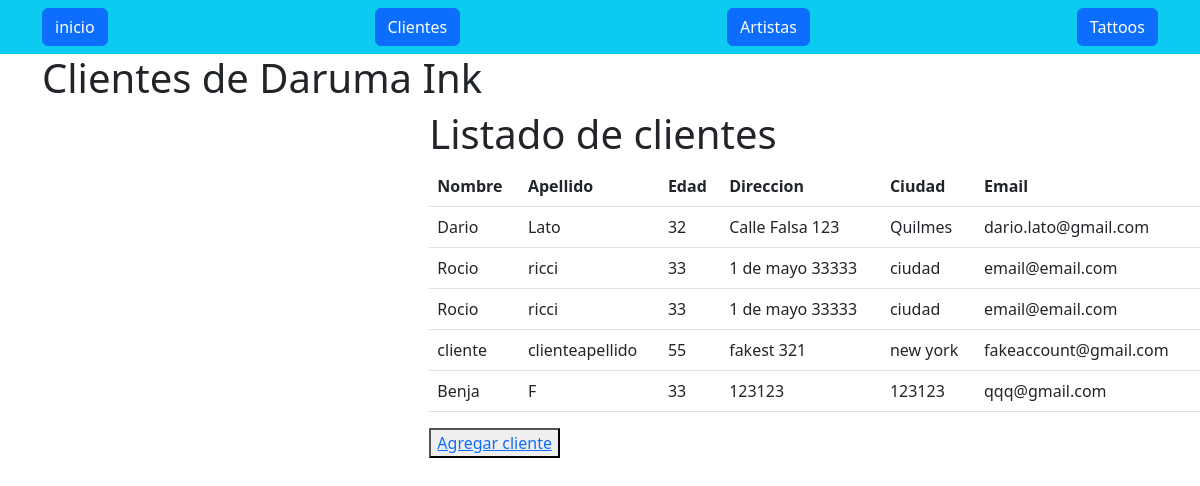
Page /TattooApp/clientes on the committed database.
### TattooApp/models.py (models this page shows, shortened)
class Cliente(models.Model):
    nombre = models.CharField(max_length=40)
    apellido = models.CharField(max_length=40)
    edad = models.IntegerField()
    direccion = models.CharField(max_length=40)
    ciudad = models.CharField(max_length=40)
    email = models.EmailField()

### TattooApp/views.py (the view)
# urls.py: path('clientes', clientes),
def clientes(request):
    cliente = Cliente.objects.all()
    return render(request, "TattooApp/clientes.html", {"clientes": cliente})

### TattooApp/templates/TattooApp/clientes.html
{% extends "./base.html" %}
{% block title %}
Clientes de Daruma Ink
{% endblock %}
{% block body %}
<div class="row">
    <div class="col-sm-12 col-md-6 col-lg-4 col-xl-4">
    </div>
    <div class="col-sm-12 col-md-6 col-lg-8 col-xl-8">
        <h1>Listado de clientes</h1>
        <div class="table-responsive">
        <table class="table table-stripped">
            <thead>
            <tr>
                <th>Nombre</th>
                <th>Apellido</th>
                <th>Edad</th>
                <th>Direccion</th>
                <th>Ciudad</th>
                <th>Email</th>
            </tr>
            </thead>
            <tbody>
            {% for cliente in clientes %}
            <tr>
                <td>{{cliente.nombre}}</td>
                <td>{{cliente.apellido}}</td>
                <td>{{cliente.edad}}</td>
                <td>{{cliente.direccion}}</td>
                <td>{{cliente.ciudad}}</td>
                <td>{{cliente.email}}</td>
            </tr>
            {% endfor %}
            </tbody>
        </table>
        </div>
    <button>
        <a href="form_clientes">Agregar cliente</a>
    </button>
    </div>
{% endblock %}

### TattooApp/templates/TattooApp/base.html (shortened to what this page needs)
<!DOCTYPE html>
<html lang="en">
<head>
    <link href="https://cdn.jsdelivr.net/npm/bootstrap@5.2.1/dist/css/bootstrap.min.css" rel="stylesheet">
</head>
<body>
  <nav class="navbar navbar-light bg-info static-top">
    <div class="container">
        <a class="btn btn-primary" href="/TattooApp/inicio">inicio</a>
        <a class="btn btn-primary" href="/TattooApp/clientes">Clientes</a>
        <a class="btn btn-primary" href="/TattooApp/artistas">Artistas</a>
        <a class="btn btn-primary" href="/TattooApp/historia">Tattoos</a>
    </div>
</nav>
    <div class="container">
                <h1>{% block title %}{% endblock %}</h1>
    </div>
    <ul>
        {% block body %}
        {% endblock %}
    </div>
    </ul>
</body>
</html>

### rows in the picture
Cliente: nombre "Dario", apellido "Lato", edad "32", direccion "Calle Falsa 123", ciudad "Quilmes", email "dario.lato@gmail.com"
Cliente: nombre "Rocio", apellido "ricci", edad "33", direccion "1 de mayo 33333", ciudad "ciudad", email "email@email.com"
Cliente: nombre "Rocio", apellido "ricci", edad "33", direccion "1 de mayo 33333", ciudad "ciudad", email "email@email.com"
Cliente: nombre "cliente", apellido "clienteapellido", edad "55", direccion "fakest 321", ciudad "new york", email "fakeaccount@gmail.com"
Cliente: nombre "Benja", apellido "F", edad "33", direccion "123123", ciudad "123123", email "qqq@gmail.com"
